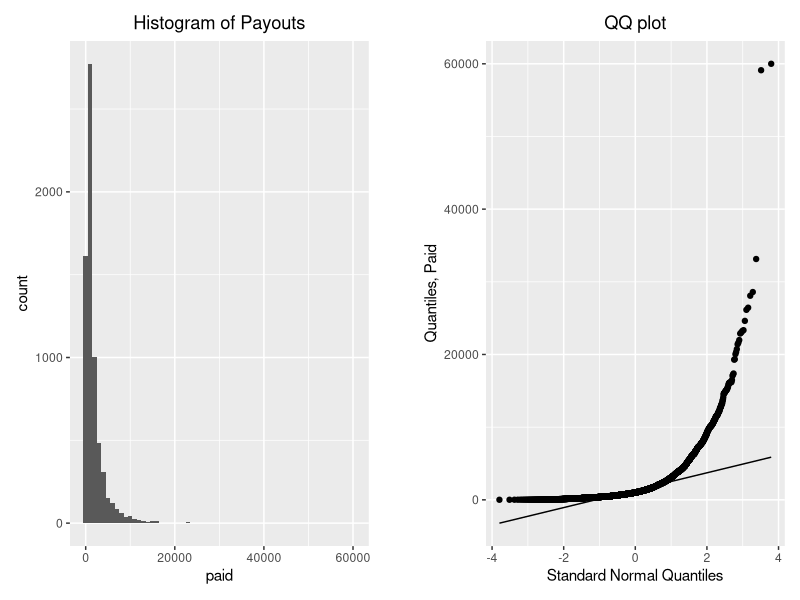
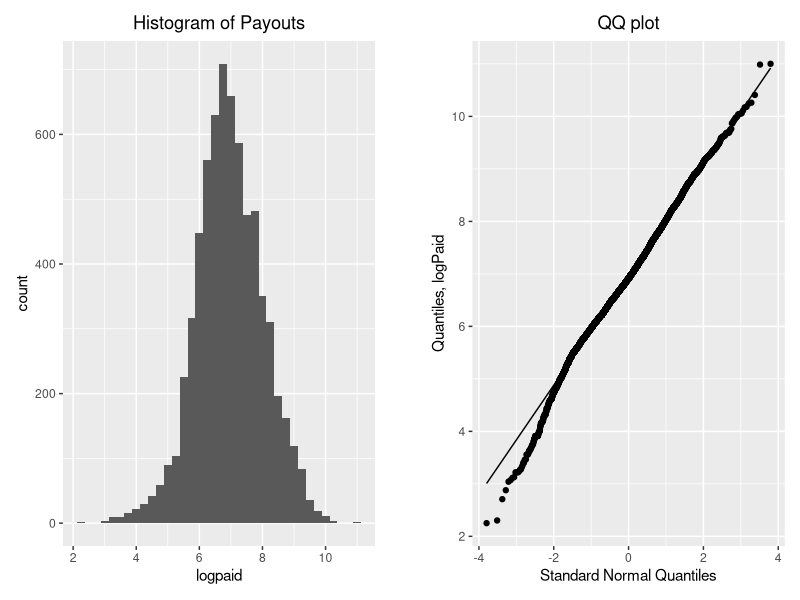
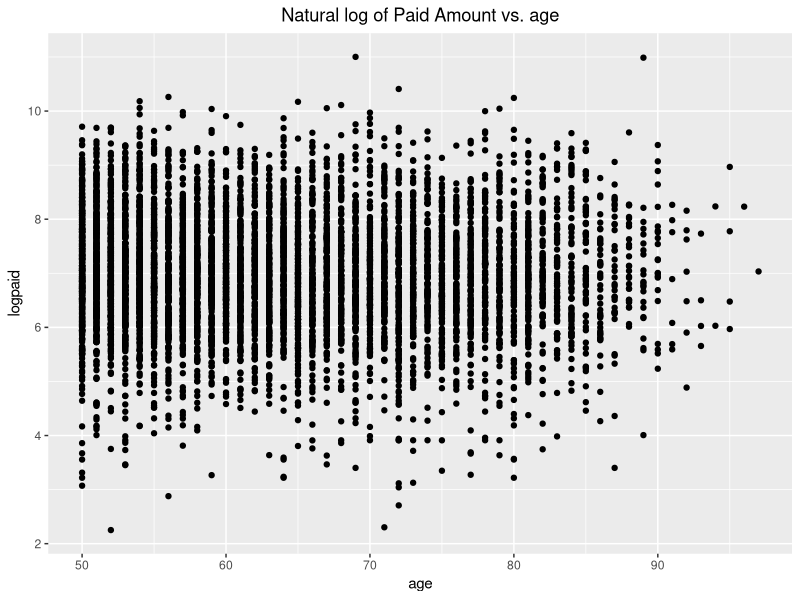
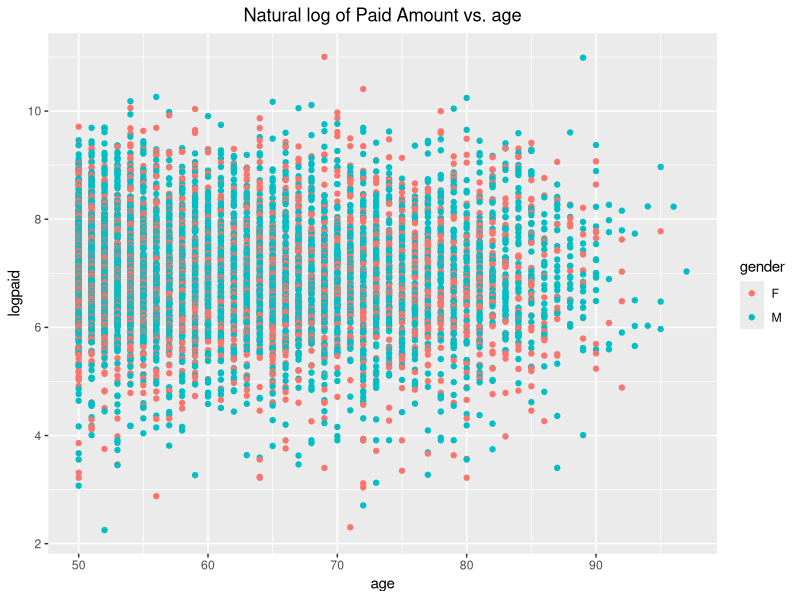

The R source for these figures, in order:
## ---- chunk 1
# import packages
library(ggplot2)
library(patchwork)
## ---- chunk 2
# read in Data
auto <- read.table(file = 'AutoClaims-1.csv', header = TRUE, sep = ',')
auto$state <- factor(auto$state, ordered = TRUE)
auto$gender <- factor(auto$gender)
auto$class <- factor(auto$class)
## ---- chunk 3
summary(auto$paid)
## ---- chunk 4
hist <- ggplot(data = auto) + 
        geom_histogram(aes(paid), binwidth = 1000) +
        labs(title = "Histogram of Payouts") + 
        theme(plot.title = element_text(hjust = 0.5))
qq <- ggplot(data = auto) + geom_qq(aes(sample = paid)) +
      geom_qq_line(aes(sample = paid)) +
      labs(x = "Standard Normal Quantiles", y = 'Quantiles, Paid') + 
      labs(title = 'QQ plot') + 
      theme(plot.title = element_text(hjust = 0.5))
hist + plot_spacer() + qq + plot_layout(widths = c(6,0.5,6))
## ---- chunk 5
hist <- ggplot(data = auto) + 
        geom_histogram(aes(logpaid), binwidth = 0.25) +
        labs(title = "Histogram of Payouts") + 
        theme(plot.title = element_text(hjust = 0.5))
qq <- ggplot(data = auto) + geom_qq(aes(sample = logpaid)) +
      geom_qq_line(aes(sample = logpaid)) +
    labs(x = "Standard Normal Quantiles", y = 'Quantiles, logPaid') +
      labs(title = 'QQ plot') + 
      theme(plot.title = element_text(hjust = 0.5))
hist + plot_spacer() + qq + plot_layout(widths = c(6,0.5,6))
## ---- chunk 6
scat <- ggplot(data = auto) + geom_point(aes(x = age, y = logpaid)) +
        labs(title = "Natural log of Paid Amount vs. age") +
        theme(plot.title = element_text(hjust = 0.5))
scat
## ---- chunk 7
scat <- ggplot(data = auto) + 
        geom_point(aes(x = age, y = logpaid, color = gender)) +
        labs(title = "Natural log of Paid Amount vs. age") +
        theme(plot.title = element_text(hjust = 0.5))
scat
